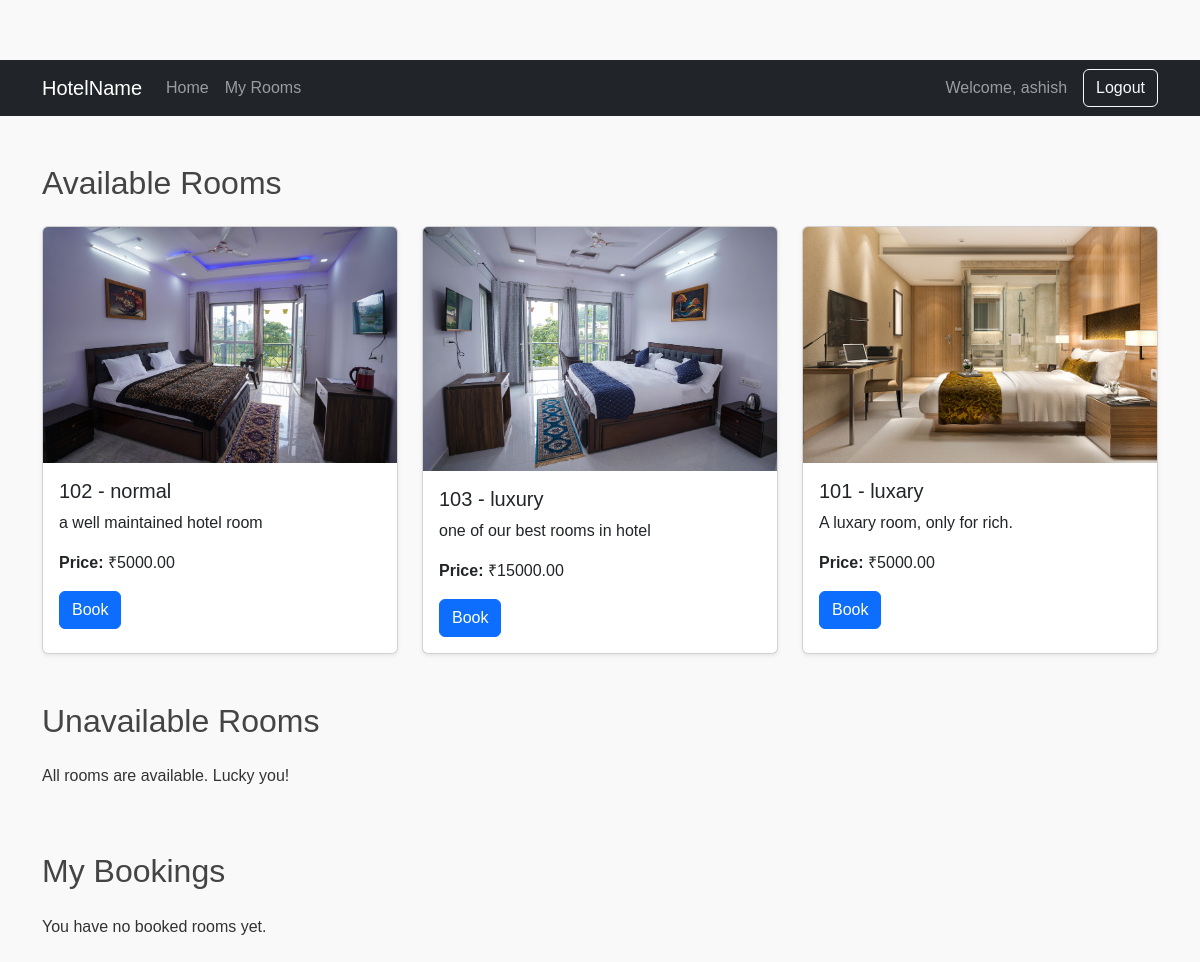
Page /accounts/home/rooms/ (signed in) on the committed database.
### home/models.py (models this page shows, shortened)
class Room(models.Model):
    room_number = models.CharField(max_length=10, unique=True)
    room_type = models.CharField(max_length=50)  # e.g., Single, Double, Suite
    price_per_night = models.DecimalField(max_digits=8, decimal_places=2)
    is_available = models.BooleanField(default=True)
    description = models.TextField(blank=True, null=True)
    image = models.ImageField(upload_to='room_images/', blank=True, null=True)

### home/views.py (the view)
# urls.py: path('rooms/', view_rooms, name='rooms'),
def view_rooms(request):
    today = date.today()
    all_rooms = Room.objects.all()
    future_bookings = Booking.objects.filter(check_out__gte=today)
    my_bookings = future_bookings.filter(user=request.user) if request.user.is_authenticated else Booking.objects.none()
    my_rooms_ids = my_bookings.values_list('room_id', flat=True)
    booked_room_ids = future_bookings.values_list('room_id', flat=True)
    available_rooms = Room.objects.exclude(id__in=booked_room_ids)
    unavailable_rooms = Room.objects.filter(id__in=booked_room_ids).exclude(id__in=my_rooms_ids)
    return render(request, 'rooms.html', {
        'available_rooms': available_rooms,
        'unavailable_rooms': unavailable_rooms,
        'my_bookings': my_bookings
    })

### templates/rooms.html (shortened to what this page needs)
{% load static %}
<!DOCTYPE html>
<html lang="en">
<head>
  <link href="https://cdn.jsdelivr.net/npm/bootstrap@5.3.3/dist/css/bootstrap.min.css" rel="stylesheet">
  <link rel="stylesheet" href="{% static 'css/rooms.css' %}">
</head>
<body>
  <nav class="navbar navbar-expand-lg navbar-dark bg-dark">
    <div class="container">
      <a class="navbar-brand" href="{% url 'home' %}">HotelName</a>
      <div class="collapse navbar-collapse" id="navbarNav">
        <ul class="navbar-nav me-auto">
          <li class="nav-item">
            <a class="nav-link" href="{% url 'home' %}">Home</a>
          </li>
          {% if user.is_authenticated %}
            <li class="nav-item">
              <a class="nav-link" href="{% url 'rooms' %}#my-rooms">My Rooms</a>
            </li>
          {% else %}
            <li class="nav-item">
              <a class="nav-link" href="{% url 'rooms' %}">Rooms</a>
            </li>
          {% endif %}
        </ul>
        {% if user.is_authenticated %}
          <span class="navbar-text me-3">Welcome, {{ user.username }}</span>
          <a href="{% url 'logout' %}" class="btn btn-outline-light">Logout</a>
        {% else %}
          <a href="{% url 'login' %}" class="btn btn-outline-light">Login</a>
        {% endif %}
      </div>
    </div>
  </nav>
  <div class="container my-5">
    <section id="available-rooms" class="mb-5">
      <h2 class="mb-4">Available Rooms</h2>
      <div class="row row-cols-1 row-cols-md-3 g-4">
        {% for room in available_rooms %}
          <div class="col">
            <div class="card h-100 shadow-sm">
              {% if room.image %}
                <img src="{{ room.image.url }}" class="card-img-top" alt="{{ room.room_type }}">
              {% endif %}
              <div class="card-body">
                <h5 class="card-title">{{ room.room_number }} - {{ room.room_type }}</h5>
                <p class="card-text">{{ room.description }}</p>
                <p><strong>Price:</strong> ₹{{ room.price_per_night }}</p>
                <a href="{% url 'booking' room.id %}" class="btn btn-primary">Book</a>
              </div>
            </div>
          </div>
        {% empty %}
          <p>No rooms available at the moment.</p>
        {% endfor %}
      </div>
    </section>
    <section id="unavailable-rooms" class="mb-5">
      <h2 class="mb-4">Unavailable Rooms</h2>
      <div class="row row-cols-1 row-cols-md-3 g-4">
        {% for room in unavailable_rooms %}
          <div class="col">
            <div class="card h-100 bg-light border-secondary shadow-sm">
              {% if room.image %}
                <img src="{{ room.image.url }}" class="card-img-top" alt="{{ room.room_type }}">
              {% endif %}
              <div class="card-body">
                <h5 class="card-title">{{ room.room_number }} - {{ room.room_type }}</h5>
                <p class="card-text">{{ room.description }}</p>
                <p class="text-danger"><em>Booked</em></p>
              </div>
            </div>
          </div>
        {% empty %}
          <p>All rooms are available. Lucky you!</p>
        {% endfor %}
      </div>
    </section>
    {% if user.is_authenticated %}
    <section id="my-rooms" class="mb-5">
      <h2 class="mb-4">My Bookings</h2>
      {% if my_bookings %}
        <div class="row row-cols-1 row-cols-md-2 g-4">
          {% for booking in my_bookings %}
            <div class="col">
              <div class="card h-100 border-success shadow-sm">
                <div class="card-body">
                  <h5 class="card-title">{{ booking.room.room_number }} - {{ booking.room.room_type }}</h5>
                  <p>Check-in: {{ booking.check_in }}</p>
                  <p>Check-out: {{ booking.check_out }}</p>
                </div>
              </div>
            </div>
          {% endfor %}
        </div>
      {% else %}
        <p>You have no booked rooms yet.</p>
      {% endif %}
    </section>
    {% endif %}
  </div>
</body>
</html>

### static/css/rooms.css (style rules this page uses)
body { margin: 0; padding-top: 60px; font-family: Arial, sans-serif; color: #333; background: #f9f9f9; }
h2 { margin-top: 2rem; color: #444; }

### rows in the picture
Room: image (picture), room_number "102", room_type "normal", description "a well maintained hotel room", price_per_night "5000.00"
Room: image (picture), room_number "103", room_type "luxury", description "one of our best rooms in hotel", price_per_night "15000.00"
Room: image (picture), room_number "101", room_type "luxary", description "A luxary room, only for rich.", price_per_night "5000.00"

### other values in the picture
{{ user.username }} "ashish"
